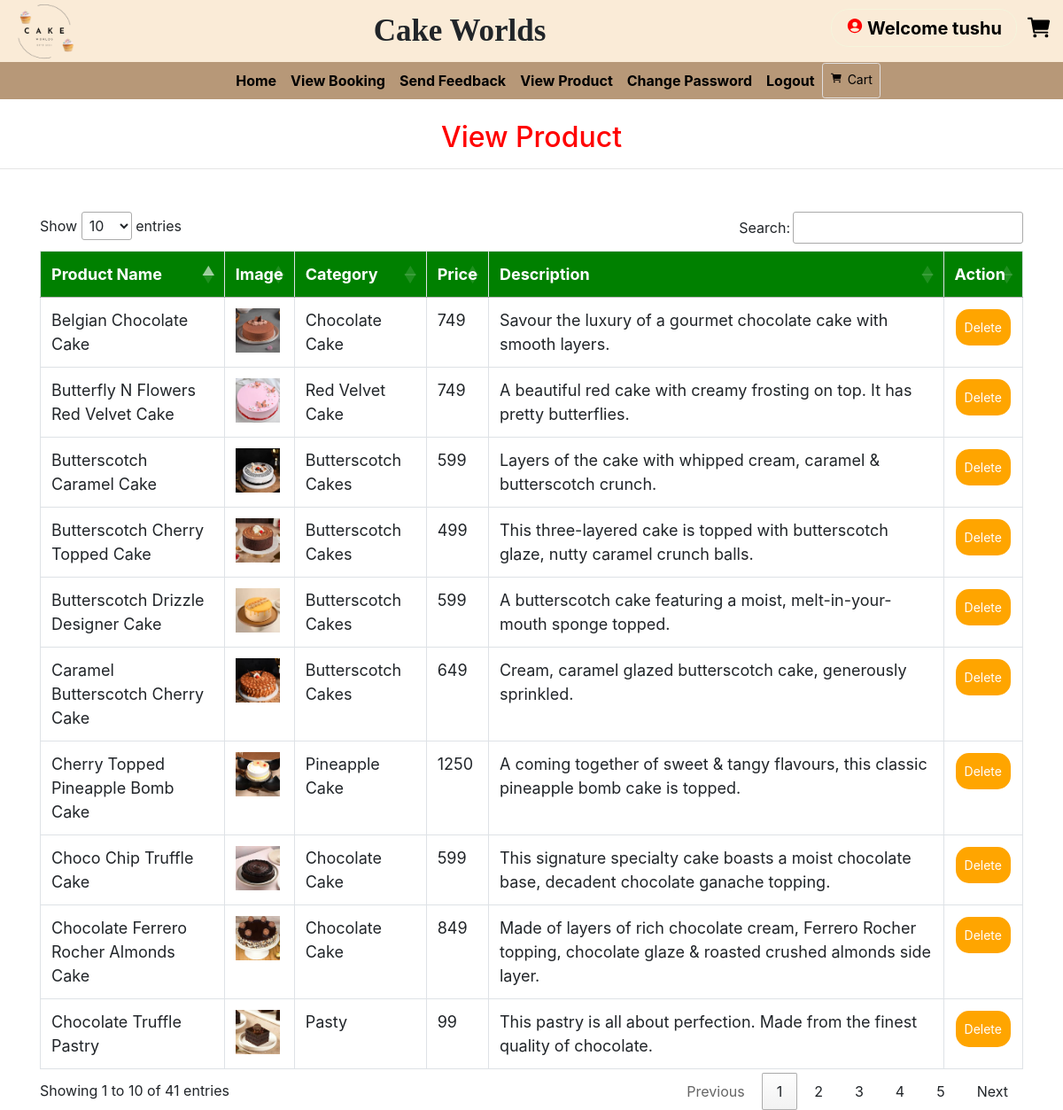
Screenshot of /admin_view_product (signed in) with the database file from the repository.
### grocery/models.py (models this page shows, shortened)
class Product(models.Model):
    category = models.ForeignKey(Category, on_delete=models.CASCADE, null=True)
    image = models.FileField(null=True)
    name = models.CharField(max_length=30, null=True)
    price = models.IntegerField(null=True)
    desc = models.TextField(null=True)

class Category(models.Model):
    name = models.CharField(max_length=30, null=True)

### grocery/views.py (the view)
# urls.py: path('admin_view_product', Admin_View_product, name='admin_view_product'),
def Admin_View_product(request):
    if not request.user.is_authenticated:
        return redirect('login_admin')
    pro = Product.objects.all()
    d = {'pro':pro}
    return render(request,'admin_view_product.html',d)

### grocery/templates/admin_view_product.html (shortened to what this page needs)
{% extends 'navigation.html' %}
{% block body %}
<center><h2 style="color:red;margin-top:2%">View Product</h2></center><hr>
 <div class="container" style="margin-top:4%">
<table class="table table-bordered" id="myTable">
  <thead>
  <tr>
    <th>Product Name</th>
    <th>Image</th>
      <th> Category</th>
    <th>Price</th>
       <th> Description</th>
    <th>Action</th>
  </tr>
  </thead>
   <tbody>
    {% for i in pro %}
  <tr>
    <td>{{i.name}}</td>
    <td><img src="{{i.image.url}}" style="width:50px;height:50px"></td>
      <td>{{i.category.name}}</td>
      <td>{{i.price}}</td>
      <td>{{i.desc}}</td>
    <td><a href="{% url 'delete_product' i.id %}" onclick="return confirm('Are you sure?')"><button class="button button1">Delete</button></a></td>
  </tr>
    {% endfor %}
    </tbody>
</table>
 </div>
{% endblock %}

### grocery/templates/navigation.html (shortened to what this page needs)
<!DOCTYPE html>
<html lang="en">
<head>
    {% load static %}
     <link rel="stylesheet" href="https://maxcdn.bootstrapcdn.com/bootstrap/4.0.0/css/bootstrap.min.css">
     <link rel = stylesheet href = "//cdn.datatables.net/1.10.19/css/jquery.dataTables.min.css">
     <link href='//netdna.bootstrapcdn.com/font-awesome/4.3.0/css/font-awesome.min.css' rel='stylesheet'/>
     <link rel='stylesheet' href='https://cdnjs.cloudflare.com/ajax/libs/twitter-bootstrap/4.1.3/css/bootstrap.min.css'>
<link rel='stylesheet' href='https://cdnjs.cloudflare.com/ajax/libs/ionicons/2.0.1/css/ionicons.min.css'>
<link rel="stylesheet" href="https://use.fontawesome.com/releases/v5.6.3/css/all.css">
<link rel="stylesheet" href="https://cdnjs.cloudflare.com/ajax/libs/font-awesome/4.7.0/css/font-awesome.min.css">
</head>
<body style="background-color:white">
  <div class="ImgConatin">
    <div class="logo"><img  src="{% static 'images/CakeLogo.png' %} " height="100px" /></div>
    <div class="font">Cake Worlds</div>
    <div class="innerIcon">
      <a href="{% url 'profile' %}"><h5 class="nav-link profile" style="color:rgb(0, 0, 0)"><ion-icon style="margin-right:4px;color:#FF0000" name="person-circle-sharp"></ion-icon>Welcome {{request.user.username}}</h5></a>
         <a href="" class=" cart">
          <ion-icon name="cart"></ion-icon>
        </a>
    </div>
  </div>
<nav class="navbar navbar-expand-sm">
  <a class="navbar-brand pl-5 " href="#" style="color:white ; font-weight : bold"></a>
<div class="collapse navbar-collapse" id="collapsibleNavbar">
  <ul class="navbar-nav pl-5 text-center">
    {% if request.user.username %}
    {% if not request.user.is_staff %}
    <li class="nav-item">
      <a class="nav-link" href="{% url 'home' %}" style="color:white">Home</a>
    </li>
    <li class="nav-item">
      <a class="nav-link" href="{% url 'view_booking' %}" style="color:white">View Booking</a>
    </li>
    <li class="nav-item">
      <a class="nav-link" href="{% url 'send_feedback' request.user.id %}" style="color:white">Send Feedback</a>
    </li>
    <li class="nav-item">
      <a class="nav-link" href="{% url 'view_product' 0 %}" style="color:white">View Product</a>
    </li>
    <li class="nav-item">
      <a class="nav-link" href="{% url 'change_password' %}" style="color:white">Change Password</a>
    </li>
    {% endif %}
    {% endif %}
    {% if request.user.is_authenticated %}
    <a class="nav-link" href="{% url 'logout' %}" style="color:white">Logout</a>
    {% endif %}
    {% if not request.user.is_staff %}
    {% if request.user.username %}
    <a href="{% url 'cart' %}" style="border: 0.5px solid rgb(224, 222, 222) " class="btn btn-default btn-sm text-dark text-capitalize ">
        <ion-icon style="color:rgb(6, 0, 0);margin-top:5px" name="cart"></ion-icon><span style="margin-left:6px;margin-top:6px;color:rgb(0, 0, 0)">Cart</span></a></center>
{% endif %}
    {% endif %}
    </ul>
</div>
</nav>
{% block body %}{% endblock %}
</body>
</html>

### grocery/templates/navigation.html (style rules this page uses)
* { box-sizing: border-box; }
#myTable { border-collapse: collapse; width: 100%; border: 1px solid #ddd; font-size: 18px; }
#myTable th { text-align: left; padding: 12px; background-color: green; color: white; }
#myTable td { text-align: left; padding: 12px; background-color: white; }
#myTable tr { border-bottom: 1px solid #ddd; }
.button { background-color: orange; border: none; color: white; padding: 10px; text-align: center; text-decoration: none; display: inline-block; font-size: 14px; margin: 1px 1px; cursor: pointer; }
.button1 { border-radius: 15px; }
.nav-link { font-weight:bold; }
.navbar-brand { text-shadow: 1px 1px lightblue; }
.ImgConatin { padding-right: 12px; background-color: antiquewhite; width: 100%; height: 70px; display: flex; justify-content:space-between; align-items: center; }
.innerIcon { position: relative; display: inline; font-size: 30px; display: flex; justify-content: space-evenly; gap: 10px; align-items: center; }
.font { display: inline; font-size: 35px; font-family: cursive; font-weight: bolder; }
h5 { display: inline; color: black; }
.cart { display: inline; font-size: 30px; color: black; }
nav { background-color: rgb(183, 152, 120); display: flex; justify-content: start; align-items: center; border-radius: 0px; height: 42px; }
#collapsibleNavbar { margin-left: -60px; border-radius: 10px; display: flex; justify-content: space-evenly; align-items: center; }
#collapsibleNavbar .nav-link { color: black !important; }
.profile { border: 1px solid beige; border-radius: 20px; }

### rows the page displays
Product: name "Chocolate Ferrero Rocher Almonds Cake", image (picture), category.name "Chocolate Cake", price "849", desc "Made of layers of rich chocolate cream, Ferrero Rocher topping, chocolate glaze & roasted crushed almonds side layer."
Product: name "Choco Chip Truffle Cake", image (picture), category.name "Chocolate Cake", price "599", desc "This signature specialty cake boasts a moist chocolate base, decadent chocolate ganache topping."
Product: name "Belgian Chocolate Cake", image (picture), category.name "Chocolate Cake", price "749", desc "Savour the luxury of a gourmet chocolate cake with smooth layers."
Product: name "Cherry Topped Pineapple Bomb Cake", image (picture), category.name "Pineapple Cake", price "1250", desc "A coming together of sweet & tangy flavours, this classic pineapple bomb cake is topped."
Product: name "Butterscotch Cherry Topped Cake", image (picture), category.name "Butterscotch Cakes", price "499", desc "This three-layered cake is topped with butterscotch glaze, nutty caramel crunch balls."
Product: name "Butterscotch Drizzle Designer Cake", image (picture), category.name "Butterscotch Cakes", price "599", desc "A butterscotch cake featuring a moist, melt-in-your-mouth sponge topped."
Product: name "Caramel Butterscotch Cherry Cake", image (picture), category.name "Butterscotch Cakes", price "649", desc "Cream, caramel glazed butterscotch cake, generously sprinkled."
Product: name "Butterscotch Caramel Cake", image (picture), category.name "Butterscotch Cakes", price "599", desc "Layers of the cake with whipped cream, caramel & butterscotch crunch."
Product: name "Butterfly N Flowers Red Velvet Cake", image (picture), category.name "Red Velvet Cake", price "749", desc "A beautiful red cake with creamy frosting on top. It has pretty butterflies."
Product: name "Chocolate Truffle Pastry", image (picture), category.name "Pasty", price "99", desc "This pastry is all about perfection. Made from the finest quality of chocolate."

### other values shown
{{ request.user.username }} "tushu"
